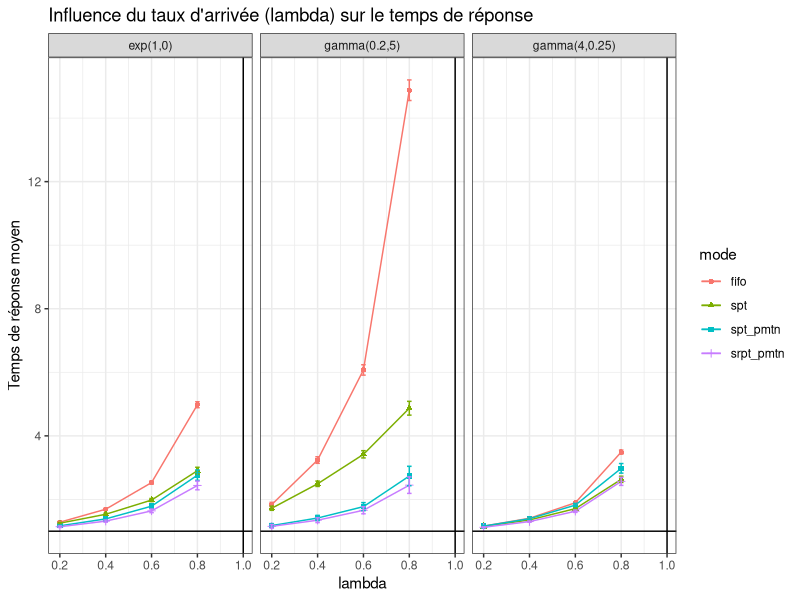
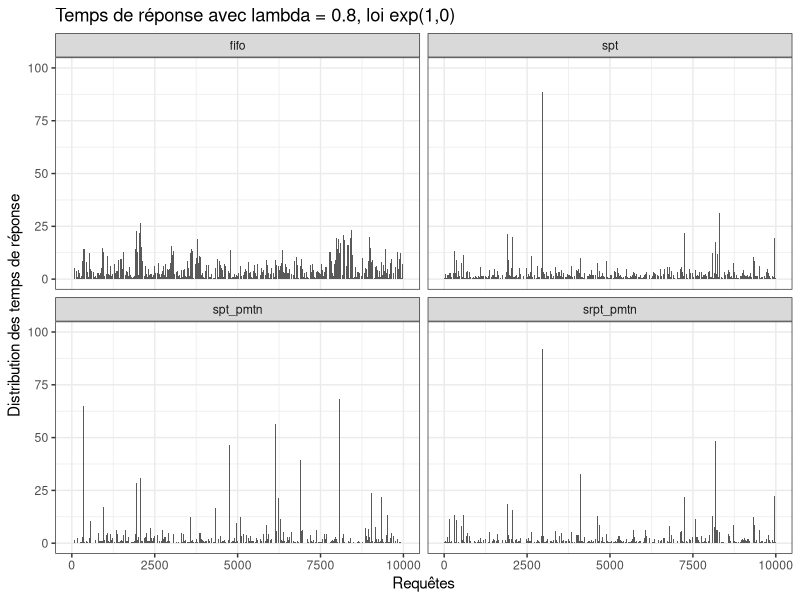
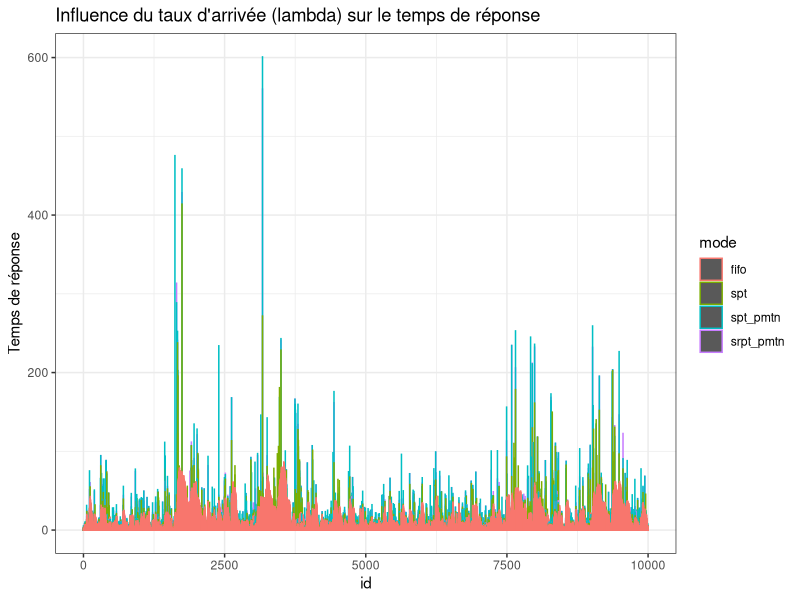

Reproduce these figures in R, in order.
## ---- chunk 1
#Libraries
library(plyr)
library(ggplot2)

## ---- chunk 2

Service <- function(n=1,typeservice,x,y) {
# genere un temps de service
  switch(typeservice,
         det = rep(1,n),
         uni = runif(n,x,y),
         gamma = rgamma(n,shape=x,scale=y),
         exp = rexp(n,x)
         )
}

FileLIFO <- function(n,lambda,typeservice,x,y,policy,seed=10) {
    # simulates a M/GI/1 LIFO queue with different preemption policy
    # parameters:
    #    n :  total number of jobs
    #    lambda : arrival rate
    #    typeservice : service law (det uni gamma exp)
    #    x ,y : parameters of the service law
    #    policy: npmtn, pmtn, pmtn_restart, pmtn_reset
    # return value:
    #    vector with response time of each task assuming the queue is initially empty
    set.seed(seed)                #in order to have the same time service each call with the same lambda, x, y
    A <- rexp(n,lambda)         # inter arrival
    t1 <- cumsum(A)             # arrival dates
    t2 <- rep(NA,n)             # completion dates
    S <- Service(n,typeservice,x,y) # initial service times
    
    #### Variables that define the state of the queue
    t = 0               # current time
    remaining = rep(NA,n)  # how much work remains to do for each task
    running = NA        # index of the currently running task
    waiting = c()       # stack with tasks which have arrived or have not been completed yet
    next_arrival = 1    # index of the next task to arrive
    sys_vide = 0        # by curiosity let's count the number of times the system is empty
    sys_interrupted = 0 # by curiosity let's count the number of times the system is interrupted
    used = rep(0, n)    # by curiosity let's count the total of time used by a process (including its restart)
    waiting_length = rep(NA,n)  # by curiosity let's save the preemptions for counting them later
    
    
    #### A few useful local functions 
    run_task = function() { # runs the last task of the waiting list
      #if there is still a process in the stack to run, we take the last one in
    
      if(length(waiting)>0) {
      
    #print("arrivals")
    #print(t1)

        index = length(waiting)
        #waiting_length[next_arrival-1] <<- index
        #At first affectation it takes S[running], but after remaining[running] is returned
        for(i in 1:length(waiting)) {
        #For some reason multiple process can be pushed in waiting with one call to push function, causing troubles
        #Moreover this issue, may engage other strange behaviors such as 
            request = waiting[i] #it unstacks the last process received to update its remainning time
            remaining[request] <<- min(S[request],remaining[request],na.rm=T)
        }

        #print("index") 
        #print(length(waiting))
        #print("queue") 
        #print(waiting)
    
        #return the waiting index of the process with a minimum remaining time > 0 : depending on the policy chosen
        switch(policy,
                        srpt_pmtn = 
                          { #we elect the min between the new and current request by comparing their remaining time
                            if (index >= 2) { 
                              if (remaining[waiting[index-1]] <= remaining[waiting[index]]) 
                                index = (index - 1)
                            }
                          },
                       
                        spt_pmtn = 
                          { #we elect the min between the new and current request by comparing their service time
                            if (index >= 2) { 
                              if (S[waiting[index-1]] <= S[waiting[index]]) 
                                index = (index - 1)
                            }
                          },
                       
                        spt = 
                          { #we elect the first shortest remaining time process, among all the waiting processes
                            min_process = which(remaining==min(remaining[remaining>0], na.rm=T))
                            
                            #print("spt ")
                            #print(min_process)
                            #print(remaining)
                            
                            index = (which(waiting == min_process)) #[1]
                          },
                        
                        fifo = 
                          { #we elect the first arrived
                            
                            #print("fifo ")
                            #print(remaining)
                            
                            index = 1
                          },
                         {
                           print ("Default case --> Error")
                         }
                )

      
        running <<- waiting[index]        
        waiting <<- waiting[-index] #renvoie le tableau privé de l'element a la position index 
      }
    }

    push_task = function() { # insert the next_arrival-th task to the waiting list
                             # and run it if there is preemption
      if(policy != "spt" && policy != "fifo") {
        #It is preemptif
        if(!is.na(running)) {
          #if a process is running, we stack him because we are in preemption mode, and then stack also the next arrival. 
          waiting <<- c(waiting,running) #it stacks the current process, if t==t1[next_arrival]
        }
        running <<- NA #We set it to NA as if no process is running
      }
      #preemptif or not we stack the next arrival
      waiting <<- c(waiting,next_arrival)
      next_arrival <<- next_arrival+1 
      if(is.na(running)) { run_task() } #if it was preemtpif let run the next arrival, by unstack it
    }

    #### Main simulation loop
    while(TRUE) { 
      #dt is the time we will minus the remaning running process time
      # Look for next event
      dt = NA
      #have we reached the number max of process arrival ?
      if(next_arrival <=n) { dt = min(dt ,(t1[next_arrival]-t), na.rm=T ) } #dt=t1[..]-t it's a bit akward to take the min with dt because NA are deleted. Notice that t1[next_arrival]-t=dt is the next process arrival time - current time. So this is the elapsed time
      
      #is some process running ? if so, we finish executing it if its remaining time is lower than the delta time of the next arrival
      if(!is.na(running))  { dt = min(dt,remaining[running], na.rm=T) }
      
      #we've reached the max of process (no next arrival) and no process is running, we take off
      if(is.na(dt)) { break }
      
      # Update state
      t=t+dt
      if(!is.na(running)) { 
        # if a process is running, we subtract him dt time
        remaining[running] = remaining[running] - dt
        used[running] = used[running] + dt
        if(remaining[running]<=0) {
          #if the process is finished, we note the finish time
          t2[running] = t
          running = NA
          
          #the process is finished, it unstacks the last process and it launchs it depending on the policy chosen (resume, restart, restart with lower time), and affect remaining[running] to the corresponding time service
          run_task()
        }
      }
      
      if((next_arrival<=n) & (t==t1[next_arrival])) {
        #if this is time for the next arrival
        push_task() #insert the next_arrival task to the waiting list and run it if there is preemption
      }
      
    }
    
    #count the number of times the system is empty
    for(i in 2:n) {
      if ( t1[i]>t2[i-1]) {
        sys_vide = sys_vide + 1
      }
    }
    
    list (jobs = data.frame(arrival = t1, completion=t2, service=used, theoricService=S, response=(t2-t1), wl = waiting_length), 
          sys_vide = sys_vide)
}    

## ---- chunk 3

lambda_min  = 0.1
lambda_max  = 0.95
lambdas     = c(.2, .4, .6, .8) #seq(lambda_min, lambda_max, step)
step        = 0.05
n           = 10000
x           = 1
y           = 1
policies    = c("srpt_pmtn","spt_pmtn", "spt", "fifo")

laws        = data.frame()
laws        = rbind(laws, data.frame(name="exp(1,0)", fun="exp", x=1, y=0))
laws        = rbind(laws, data.frame(name="gamma(4,0.25)", fun="gamma", x=4, y=0.25))
laws        = rbind(laws, data.frame(name="gamma(0.2,5)", fun="gamma", x=0.2, y=5))

df = data.frame()
for(law in 1:nrow(laws)) {
    for(lambda in lambdas) {
      for(policy in policies){ 
        route=FileLIFO(n, lambda, typeservice=as.character(laws[law,]$fun), laws[law,]$x, laws[law,]$y, policy)
        tmp=route$jobs
        tmp$mode = policy
        tmp$lambda = lambda
        tmp$id=1:length(tmp$arrival)
        tmp$law = laws[law,]$name
        tmp$n = n
        tmp$sys_vide = route$sys_vide
        tmp$sys_interrupted=(tmp$n-tmp$sys_vide)
        df = rbind(df, tmp)
     }
  }
}

library(plyr)
res = ddply(df, c("law", "mode", "lambda", "n", "sys_vide", "sys_interrupted"), summarize, serviceM= mean(service), sd_service=sd(service), responseM=mean(response), sd_response=sd(response))

## ---- chunk 4
ggplot(data=res, aes(x = lambda, y = responseM, color = mode, shape = mode)) + 
  geom_line() +
  geom_point() + 
  geom_errorbar(width = 0.02, aes(x = lambda, y = responseM, ymin = responseM - 2 * sd_response/sqrt(n), ymax = responseM + 2 * sd_response/sqrt(n))) + 
  geom_vline(xintercept = 1) +
  geom_hline(yintercept = 1) +
  theme_bw() +
  facet_wrap(~law) +
  xlab("lambda") +
  ylab("Temps de réponse moyen") +
  ggtitle("Influence du taux d'arrivée (lambda) sur le temps de réponse")
## ---- chunk 5

ggplot(data=df[df$law=="exp(1,0)" & df$lambda==0.8,], aes(x = id)) + 
  geom_bar(stat="identity", position="identity", aes(y=response)) + 
  theme_bw() +
  ylim(0,100) + 
  #xlim(0, 1) +
  xlab("Requêtes") +
  facet_wrap(~mode) + 
  ylab("Distribution des temps de réponse") +
  ggtitle("Temps de réponse avec lambda = 0.8, loi exp(1,0)")

## ---- chunk 6

ggplot(data=df[df$lambda==0.8,], aes(x = id, color = mode, shape = mode)) + 
  geom_bar(stat="identity", position="identity", aes(y=response)) + 
  theme_bw() +
  xlab("id") +
  ylab("Temps de réponse") +
  ggtitle("Influence du taux d'arrivée (lambda) sur le temps de réponse")
